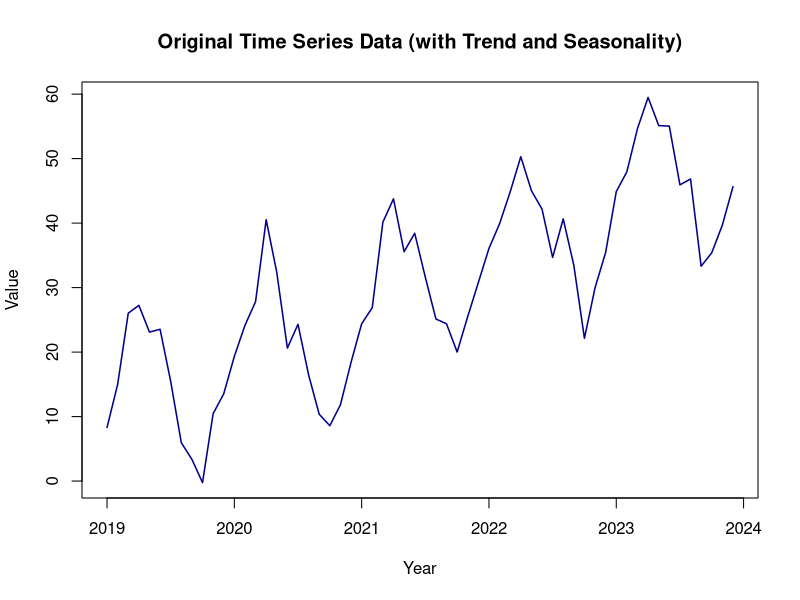
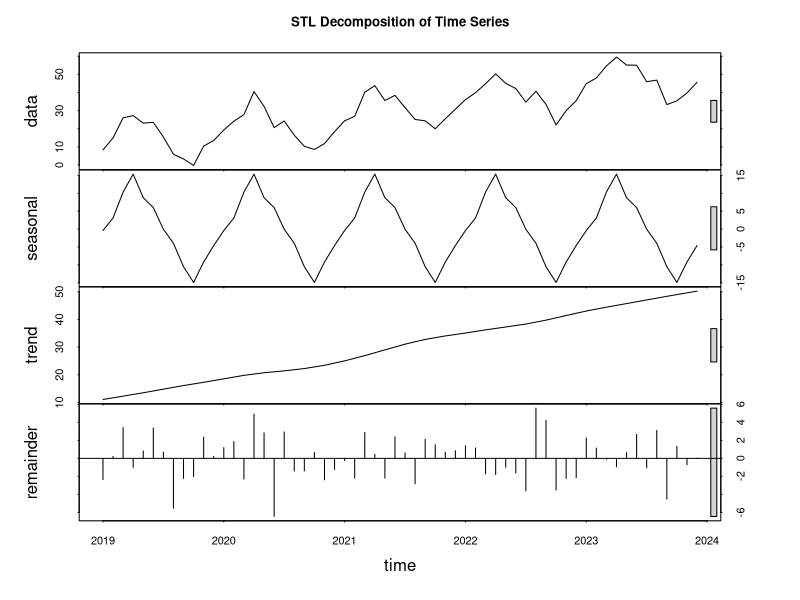
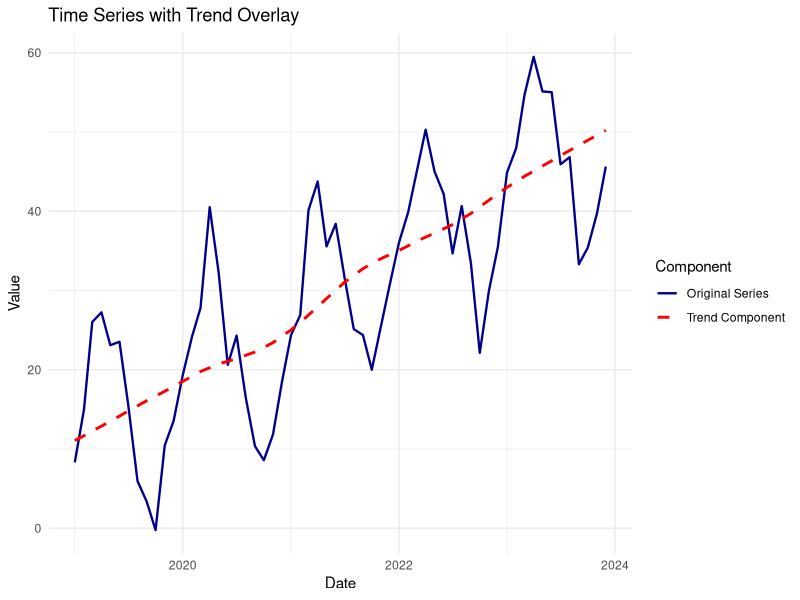
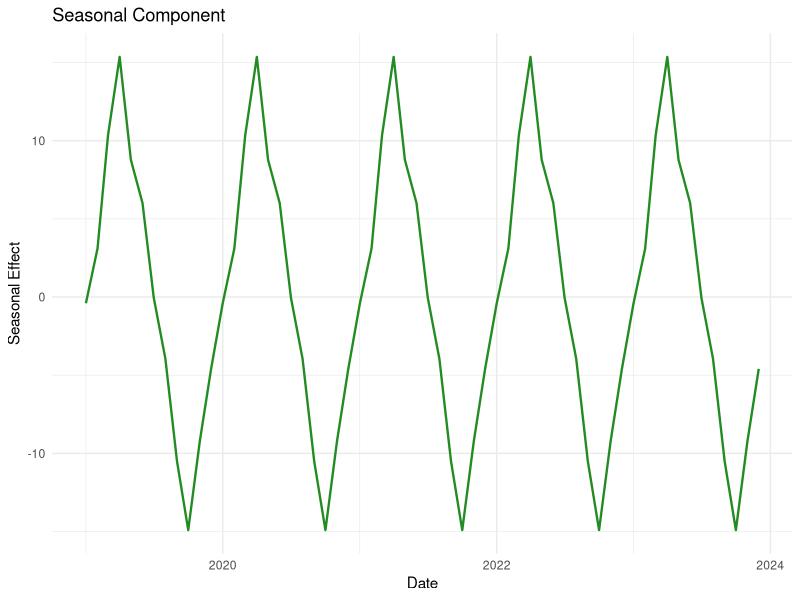

The R script that drew these images, in order:
# time_series_model.R
# Time series plot with trend and seasonality
# --- Time Series Plot with Trend and Seasonality (My Style) ---

# 1. Load necessary libraries (if not already loaded)
#    'forecast' package is excellent for time series analysis and plotting
#    You might need to install it first: install.packages("forecast")
# install.packages("forecast") # Uncomment and run this line if you haven't installed it
library(forecast)
library(ggplot2) # For more aesthetically pleasing plots (optional, but good practice)

# --- 2. Create Sample Time Series Data ---
# Let's simulate 5 years of monthly data (60 observations)
# with a clear increasing trend and a yearly seasonal pattern.
set.seed(123) # for reproducibility

# Generate dates for 5 years (monthly)
dates <- seq(as.Date("2019-01-01"), by = "month", length.out = 60)

# Create a trend component (increasing over time)
trend <- seq(10, 50, length.out = 60)

# Create a seasonal component (yearly cycle)
# Peak in summer, trough in winter
month_effect <- rep(c(0, 5, 10, 15, 10, 5, 0, -5, -10, -15, -10, -5), 5)

# Add some random noise
noise <- rnorm(60, mean = 0, sd = 3)

# Combine components to create the observed time series
value <- trend + month_effect + noise

# Create a data frame
my_ts_data <- data.frame(Month = dates, Value = value)

# --- 3. Convert to a Time Series Object (`ts`) ---
# The `ts()` function is crucial for time series analysis in R.
# start = c(Year, Month), frequency = Number of observations per year (12 for monthly)
my_ts_object <- ts(my_ts_data$Value, start = c(2019, 1), frequency = 12)

# --- 4. Plot the Original Time Series ---
# Using base R plot for simplicity, or ggplot for more customization
plot(my_ts_object,
     main = "Original Time Series Data (with Trend and Seasonality)",
     xlab = "Year",
     ylab = "Value",
     col = "darkblue",
     lwd = 1.5) # Line width

# --- 5. Decompose the Time Series using STL (Seasonal-Trend decomposition using Loess) ---
# s.window = "periodic" is good for fixed seasonal patterns.
# The result will have 'seasonal', 'trend', and 'remainder' components.
ts_decomposition <- stl(my_ts_object, s.window = "periodic")

# --- 6. Plot the Decomposed Components ---
# This plot automatically shows the original, seasonal, trend, and remainder components.
plot(ts_decomposition,
     main = "STL Decomposition of Time Series") # Main title for the entire plot area

# --- 7. (Optional) Visualize Trend and Seasonality on Separate Plots with ggplot2 ---
# This provides more control over aesthetics if you prefer ggplot2.
# You need to extract the components first.
trend_component <- as.numeric(ts_decomposition$time.series[, "trend"])
seasonal_component <- as.numeric(ts_decomposition$time.series[, "seasonal"])

# Add decomposed components back to the original data frame
my_ts_data$Trend <- trend_component
my_ts_data$Seasonal <- seasonal_component

# Plot original series with trend overlay
p1 <- ggplot(my_ts_data, aes(x = Month)) +
  geom_line(aes(y = Value, color = "Original Series"), size = 0.8) +
  geom_line(aes(y = Trend, color = "Trend Component"), size = 1, linetype = "dashed") +
  labs(title = "Time Series with Trend Overlay",
       y = "Value",
       x = "Date",
       color = "Component") +
  scale_color_manual(values = c("Original Series" = "darkblue", "Trend Component" = "red")) +
  theme_minimal()

print(p1)

# Plot seasonal component
p2 <- ggplot(my_ts_data, aes(x = Month, y = Seasonal)) +
  geom_line(color = "forestgreen", size = 0.8) +
  labs(title = "Seasonal Component",
       y = "Seasonal Effect",
       x = "Date") +
  theme_minimal()

print(p2)

# --- 8. (Optional) Forecast based on decomposition (requires 'forecast' package) ---
# You can use the decomposed components for forecasting
# forecast_result <- forecast(ts_decomposition, method = "naive") # Example forecasting
# plot(forecast_result)

